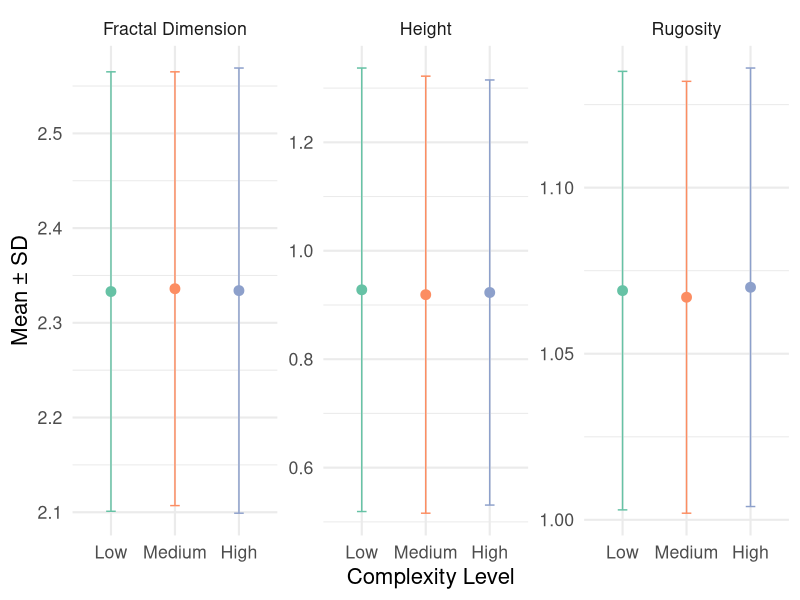

Reproduce this figure in R.


complexity_raw <- read.csv("Complexity_Metrics.csv")


library(tidyr)
library(ggplot2)
library(tidyr)
library(dplyr)



df_long <- complexity_raw %>%
  pivot_longer(
    cols = -Complexity_Level,
    names_to = c("metric", "stat"),
    names_pattern = "(.*)_(Mean|SD)",
    values_to = "value"
  ) %>%
  pivot_wider(names_from = stat, values_from = value)

df_long$Complexity_Level <- factor(
  df_long$Complexity_Level,
  levels = c("Low", "Medium", "High")
)

df_long$metric <- recode(df_long$metric,
                         "Fractal_Dimension" = "Fractal Dimension")

ggplot(df_long, aes(x = Complexity_Level, y = Mean, color = Complexity_Level)) +
  geom_point(size = 3) +
  geom_errorbar(aes(ymin = Mean - SD, ymax = Mean + SD), width = 0.15) +
  facet_wrap(~ metric, scales = "free_y") +
  scale_color_brewer(palette = "Set2") +
  labs(
    x = "Complexity Level",
    y = "Mean ± SD"
  ) +
  theme_minimal(base_size = 16) +
  theme(legend.position = "none")
